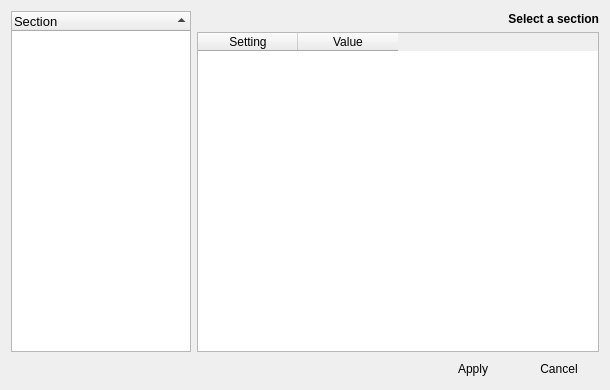
<ui version="4.0" >
 <class>config</class>
 <widget class="QWidget" name="config" >
  <property name="geometry" >
   <rect>
    <x>0</x>
    <y>0</y>
    <width>610</width>
    <height>390</height>
   </rect>
  </property>
  <property name="windowTitle" >
   <string>Configuration</string>
  </property>
  <layout class="QGridLayout" name="gridLayout" >
   <item row="3" column="4" >
    <widget class="QToolButton" name="btnCancel" >
     <property name="minimumSize" >
      <size>
       <width>80</width>
       <height>0</height>
      </size>
     </property>
     <property name="maximumSize" >
      <size>
       <width>80</width>
       <height>16777215</height>
      </size>
     </property>
     <property name="text" >
      <string>Cancel</string>
     </property>
     <property name="autoRaise" >
      <bool>true</bool>
     </property>
    </widget>
   </item>
   <item row="3" column="3" >
    <widget class="QToolButton" name="btnApply" >
     <property name="minimumSize" >
      <size>
       <width>80</width>
       <height>0</height>
      </size>
     </property>
     <property name="maximumSize" >
      <size>
       <width>80</width>
       <height>16777215</height>
      </size>
     </property>
     <property name="text" >
      <string>Apply</string>
     </property>
     <property name="autoRaise" >
      <bool>true</bool>
     </property>
    </widget>
   </item>
   <item rowspan="2" row="1" column="1" colspan="4" >
    <widget class="QTableWidget" name="tblSettings" >
     <column>
      <property name="text" >
       <string>Setting</string>
      </property>
     </column>
     <column>
      <property name="text" >
       <string>Value</string>
      </property>
     </column>
    </widget>
   </item>
   <item row="3" column="2" >
    <spacer name="horizontalSpacer_3" >
     <property name="orientation" >
      <enum>Qt::Horizontal</enum>
     </property>
     <property name="sizeHint" stdset="0" >
      <size>
       <width>40</width>
       <height>20</height>
      </size>
     </property>
    </spacer>
   </item>
   <item rowspan="3" row="0" column="0" >
    <widget class="QTreeWidget" name="trSections" >
     <property name="maximumSize" >
      <size>
       <width>180</width>
       <height>16777215</height>
      </size>
     </property>
     <property name="font" >
      <font>
       <pointsize>10</pointsize>
      </font>
     </property>
     <property name="alternatingRowColors" >
      <bool>true</bool>
     </property>
     <property name="rootIsDecorated" >
      <bool>false</bool>
     </property>
     <property name="itemsExpandable" >
      <bool>false</bool>
     </property>
     <property name="sortingEnabled" >
      <bool>true</bool>
     </property>
     <column>
      <property name="text" >
       <string>Section</string>
      </property>
     </column>
    </widget>
   </item>
   <item row="0" column="1" colspan="4" >
    <widget class="QLabel" name="lblSectionHead" >
     <property name="minimumSize" >
      <size>
       <width>0</width>
       <height>15</height>
      </size>
     </property>
     <property name="maximumSize" >
      <size>
       <width>16777215</width>
       <height>15</height>
      </size>
     </property>
     <property name="font" >
      <font>
       <pointsize>9</pointsize>
       <weight>75</weight>
       <italic>false</italic>
       <bold>true</bold>
      </font>
     </property>
     <property name="text" >
      <string>Select a section</string>
     </property>
     <property name="alignment" >
      <set>Qt::AlignRight|Qt::AlignTrailing|Qt::AlignVCenter</set>
     </property>
    </widget>
   </item>
  </layout>
 </widget>
 <resources/>
 <connections/>
</ui>
